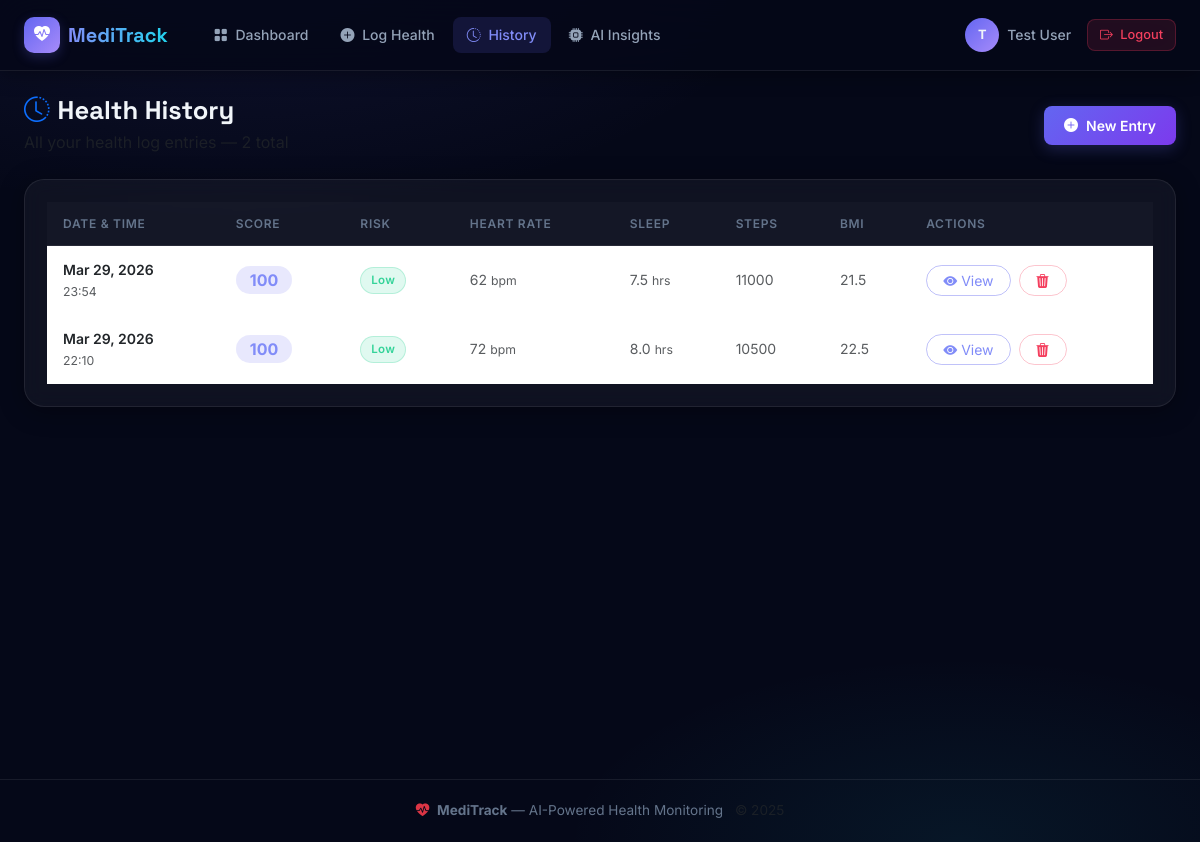
Page /history/ (signed in) on the committed database.
### health/models.py (models this page shows, shortened)
class HealthLog(models.Model):
    RISK_CHOICES = [
        ('low', 'Low'),
        ('medium', 'Medium'),
        ('high', 'High'),
    ]
    user = models.ForeignKey(
        User,
        on_delete=models.CASCADE,
        related_name='health_logs'
    )
    heart_rate = models.FloatField(
        help_text="Heart rate in beats per minute (bpm)"
    )
    sleep_hours = models.FloatField(
        help_text="Hours of sleep last night"
    )
    steps = models.IntegerField(
        help_text="Total steps walked today"
    )
    bmi = models.FloatField(
        help_text="Body Mass Index"
    )
    score = models.FloatField(
        default=0.0,
        help_text="Computed health score (0–100)"
    )
    risk_level = models.CharField(
        max_length=10,
        choices=RISK_CHOICES,
        default='low',
        help_text="Predicted risk level: low / medium / high"
    )
    notes = models.TextField(
        blank=True,
        null=True,
        help_text="Optional user notes for this entry"
    )
    created_at = models.DateTimeField(auto_now_add=True)
    class Meta:
        ordering = ['-created_at']
        verbose_name = 'Health Log'
        verbose_name_plural = 'Health Logs'

### health/views.py (the view)
# urls.py: path('history/',                views.history_view,    name='history'),
@login_required
def history_view(request):
    logs = HealthLog.objects.filter(user=request.user)
    return render(request, 'health/history.html', {'logs': logs})

### templates/health/history.html (shortened to what this page needs)
{% extends 'base.html' %}
{% block content %}
<div class="container-fluid px-4 py-4">
    <div class="d-flex align-items-center justify-content-between mb-4 flex-wrap gap-2">
        <div>
            <h1 class="page-title mb-0">
                <i class="bi bi-clock-history me-2 text-primary"></i>Health History
            </h1>
            <p class="text-muted mb-0 mt-1">All your health log entries — {{ logs.count }} total</p>
        </div>
        <a href="{% url 'log_health' %}" class="btn btn-primary-glow">
            <i class="bi bi-plus-circle-fill me-2"></i>New Entry
        </a>
    </div>
    {% if logs %}
    <div class="chart-card">
        <div class="table-responsive">
            <table class="table table-hover mt-table mb-0">
                <thead>
                    <tr>
                        <th>Date & Time</th>
                        <th>Score</th>
                        <th>Risk</th>
                        <th>Heart Rate</th>
                        <th>Sleep</th>
                        <th>Steps</th>
                        <th>BMI</th>
                        <th>Actions</th>
                    </tr>
                </thead>
                <tbody>
                    {% for log in logs %}
                    <tr>
                        <td>
                            <span class="fw-semibold">{{ log.created_at|date:"M d, Y" }}</span>
                            <small class="text-muted d-block">{{ log.created_at|time:"H:i" }}</small>
                        </td>
                        <td>
                            <span class="score-pill score-pill-lg">{{ log.score|floatformat:0 }}</span>
                        </td>
                        <td>
                            <span class="risk-tag risk-{{ log.risk_level }}">{{ log.risk_level|capfirst }}</span>
                        </td>
                        <td class="text-muted">{{ log.heart_rate|floatformat:0 }} <small>bpm</small></td>
                        <td class="text-muted">{{ log.sleep_hours|floatformat:1 }} <small>hrs</small></td>
                        <td class="text-muted">{{ log.steps }}</td>
                        <td class="text-muted">{{ log.bmi|floatformat:1 }}</td>
                        <td>
                            <div class="d-flex gap-2">
                                <a href="{% url 'log_detail' log.pk %}" class="btn btn-sm btn-outline-primary rounded-pill px-3">
                                    <i class="bi bi-eye-fill me-1"></i>View
                                </a>
                                <form method="post" action="{% url 'delete_log' log.pk %}"
                                      onsubmit="return confirm('Delete this entry?');">
                                    <button type="submit" class="btn btn-sm btn-outline-danger rounded-pill px-3">
                                        <i class="bi bi-trash3-fill"></i>
                                    </button>
                                </form>
                            </div>
                        </td>
                    </tr>
                    {% endfor %}
                </tbody>
            </table>
        </div>
    </div>
    {% endif %}
</div>
{% endblock %}

### templates/base.html (shortened to what this page needs)
<!DOCTYPE html>
<html lang="en">
<head>
    <link href="https://cdn.jsdelivr.net/npm/bootstrap@5.3.0/dist/css/bootstrap.min.css" rel="stylesheet">
    <link href="https://cdn.jsdelivr.net/npm/bootstrap-icons@1.11.0/font/bootstrap-icons.css" rel="stylesheet">
    {% load static %}
    <link rel="stylesheet" href="{% static 'css/meditrack.css' %}">
</head>
<body>
<nav class="navbar navbar-expand-lg navbar-dark mt-sidebar" id="mainNav">
    <div class="container-fluid px-4">
        <a class="navbar-brand d-flex align-items-center gap-2" href="{% url 'dashboard' %}">
            <div class="brand-icon">
                <i class="bi bi-heart-pulse-fill"></i>
            </div>
            <span class="brand-name">MediTrack</span>
        </a>
        <div class="collapse navbar-collapse" id="navbarNav">
            {% if user.is_authenticated %}
            <ul class="navbar-nav me-auto ms-3 gap-1">
                <li class="nav-item">
                    <a class="nav-link nav-pill {% if request.resolver_match.url_name == 'dashboard' %}active{% endif %}"
                       href="{% url 'dashboard' %}">
                        <i class="bi bi-grid-fill me-1"></i> Dashboard
                    </a>
                </li>
                <li class="nav-item">
                    <a class="nav-link nav-pill {% if request.resolver_match.url_name == 'log_health' %}active{% endif %}"
                       href="{% url 'log_health' %}">
                        <i class="bi bi-plus-circle-fill me-1"></i> Log Health
                    </a>
                </li>
                <li class="nav-item">
                    <a class="nav-link nav-pill {% if request.resolver_match.url_name == 'history' %}active{% endif %}"
                       href="{% url 'history' %}">
                        <i class="bi bi-clock-history me-1"></i> History
                    </a>
                </li>
                <li class="nav-item">
                    <a class="nav-link nav-pill {% if request.resolver_match.url_name == 'ml_insights' %}active{% endif %}"
                       href="{% url 'ml_insights' %}">
                        <i class="bi bi-cpu-fill me-1"></i> AI Insights
                    </a>
                </li>
            </ul>
            <div class="d-flex align-items-center gap-3">
                <div class="user-badge">
                    <div class="user-avatar">{{ user.username|first|upper }}</div>
                    <span class="user-name d-none d-md-inline">{{ user.get_full_name|default:user.username }}</span>
                </div>
                <a href="{% url 'logout' %}" class="btn btn-logout btn-sm">
                    <i class="bi bi-box-arrow-right me-1"></i> Logout
                </a>
            </div>
            {% endif %}
        </div>
    </div>
</nav>
<main class="main-content">
    {% block content %}{% endblock %}
</main>
<footer class="site-footer mt-5">
    <div class="container text-center">
        <p class="mb-0">
            <i class="bi bi-heart-pulse-fill text-danger me-1"></i>
            <strong>MediTrack</strong> — AI-Powered Health Monitoring
            <span class="text-muted ms-2">© 2025</span>
        </p>
    </div>
</footer>
</body>
</html>

### rows in the picture
HealthLog: created_at "Mar 29, 2026", created_at "23:54", score "100", risk_level "Low", heart_rate "62", sleep_hours "7.5", steps "11000", bmi "21.5"
HealthLog: created_at "Mar 29, 2026", created_at "22:10", score "100", risk_level "Low", heart_rate "72", sleep_hours "8.0", steps "10500", bmi "22.5"

### other values in the picture
{{ user.username|first|upper }} "T"
{{ user.get_full_name|default:user.username }} "Test User"
